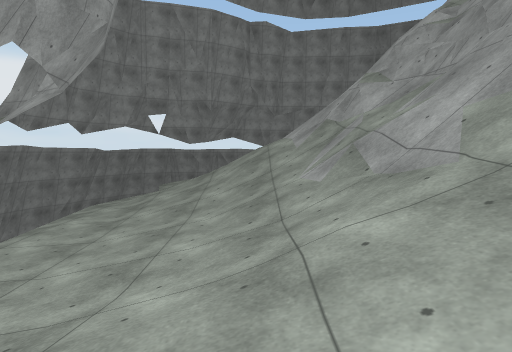
[1] (above)

12 first-person views from a walk through a 3-D level made in the Unity game engine. The camera is 1.5 m above the floor, tilts 4° down and sees 75° across. Doors are open. The floor is counted in squares, 2 m on a side. Each view is taken from the middle of a square. On the plan, view 1 faces up. The plan holds only what a view shows up to about 11 squares ahead; the rest is blank. The place goes on beyond the plan. Some animated figures are left out. Surface patterns are stand-ins for the level's own textures.

[2]
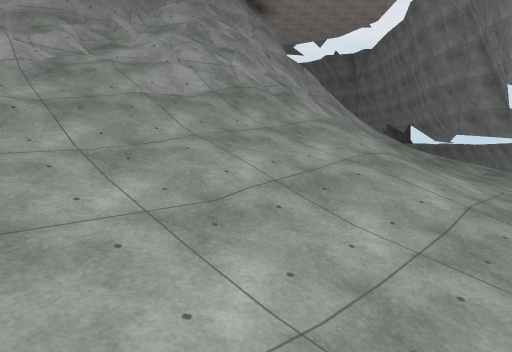

[3]
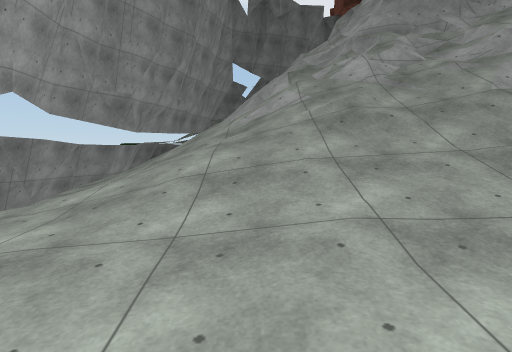

[4]
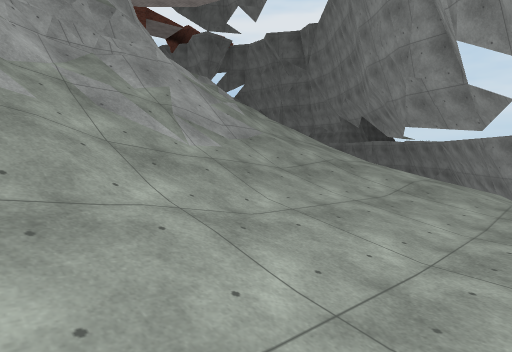

[5]
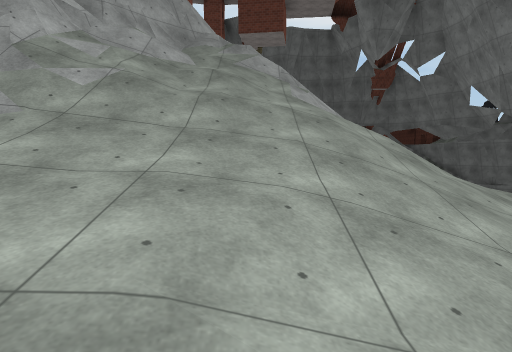

[6]
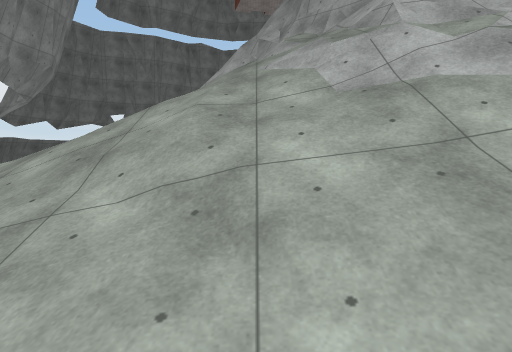

[7]
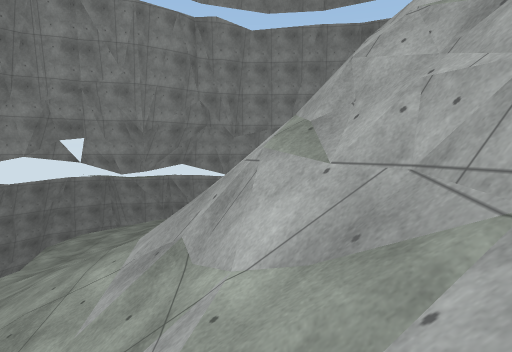

[8]
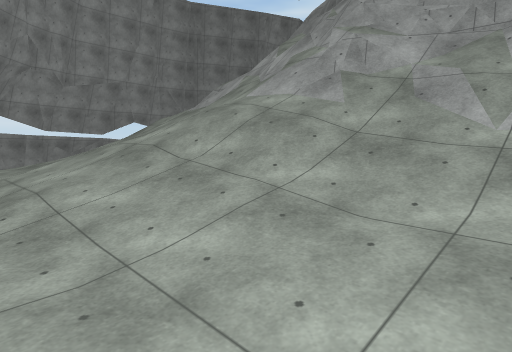

[9]
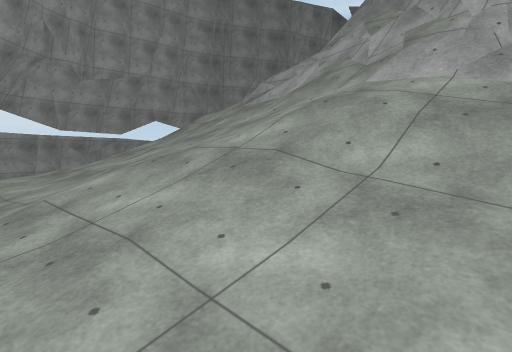

[10]
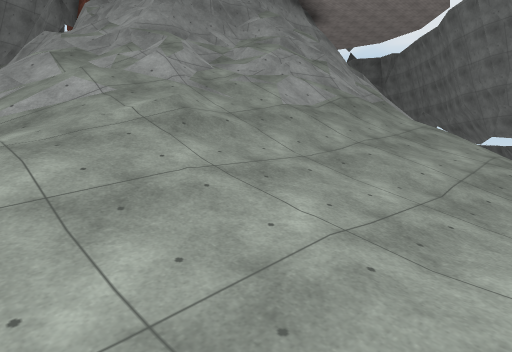

[11]
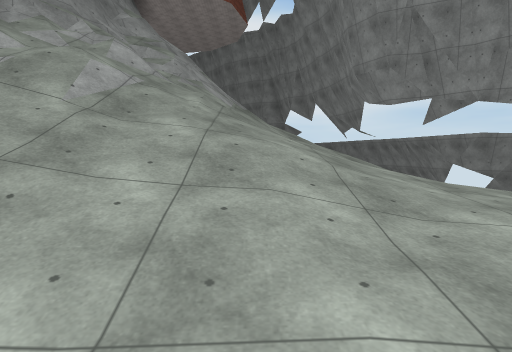

[12]
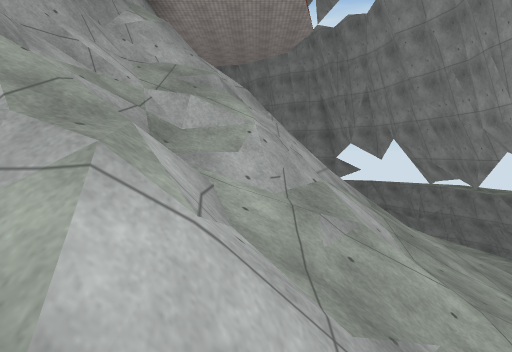

### Floor plan
Key: @ floor where view 1 was taken; # wall or solid block; . main floor; : floor 0.25 m higher than the main floor; - floor 0.25 m lower than the main floor; + floor 0.5 m higher than the main floor; _ floor 0.5 m lower than the main floor; * floor 0.75 m higher than the main floor; % floor 1 m higher than the main floor; / step, stairs or slope.
Columns run from 3 left of view 1 to 9 right of it. Each row starts with its distance up from view 1.
 18     -  -.//
 17    ... ////
 16   ::+////
 15  .://////
 14 .:+///////
 13 .:*/////// ##
 12 -:*/////#####
 11 -://////#####
 10 .////#####
  9 .////####
  8 ./////###
  7 .////###
  6 -////###
  5 -.////##
  4 _.:///###
  3 _-:////###
  2  .///////##
  1  .:%//////##
  0  -:@/////##
 -1   -/////#/
 -2    ///////
 -3     //////
 -4       ///
 -5        _-

Where each view was taken, in squares from view 1:
view 1: 0 up, 0 right, facing up
view 2: 13 up, 3 left, facing down-right
view 3: 14 up, 3 left, facing right
view 4: 7 up, 3 left, facing down-right
view 5: 0 up, 2 left, facing right
view 6: 5 down, 4 right, facing up
view 7: 4 up, 2 right, facing up
view 8: 4 up, 3 left, facing up-right
view 9: 6 up, 3 left, facing up-right
view 10: 15 up, 2 left, facing down-right
view 11: 18 up, 1 right, facing down
view 12: 13 up, 3 right, facing down
